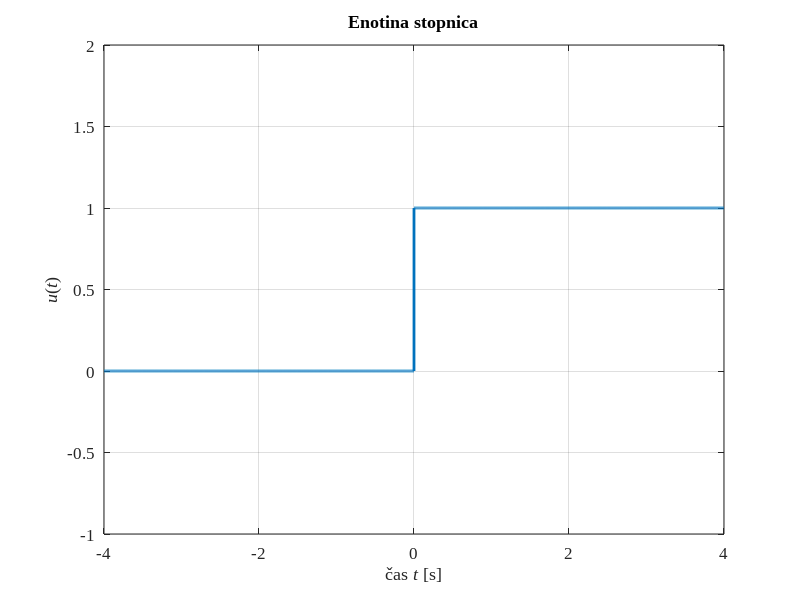

MATLAB code to generate this figure:
%Generiranje enotine stopnice

clear all; close all;
tz = -4;            %začetek časovne skale
tk =  4;            %konec časone skale
dt = 0.001;         %časovni inkrementi
t = tz : dt : tk;   % časovni vektro = začetek : inkrement : konec
t01 = 0;
u = zeros(size(t));  %amtrika ničel u(t) = 0 za vse t
u((t01 - tz)/dt+1 : (tk - tz)/dt+1) = ones(size((t01 - tz)/dt+1 : (tk -tz)/dt+1));
%izris
plot(t, u, 'LineWidth', 2);
axis([-4 4 -1 2]); grid;
set(gca, 'FontName', 'Times New Roamn', 'FontSize', 12);
xlabel('čas {\itt} [s]'); ylabel('{\itu}({\itt})');
title('Enotina stopnica');

%Generiranje enotine stopnice 2 nacin
clear all; close all;
dt = 0.001; %časovni inkrement
%defeniranje časovnih območjiin vrednosti singlaov
t1 = -4 : dt : 0; u1 = zeros(size(t1));
t2 =  0 : dt : 4; u2 = ones(size(t2));

t = [t1 t2]; %časovni vektor
u = [u1 u2]; % signalni vektor
%risanje
plot(t, u, 'LineWidth', 2);
set(gca, 'FontName', 'Times NEw Roman', 'FontSize', 12);
axis([-4 4 -1 2]); grid;
xlabel('čas {\itt} [s]'); ylabel('{\itu}({\itt})');
title('Enotina stopnica');

%defeniranje časonvnih območji in vrednosti singnalov
%npr.: za potrebe Fourierove analize
t1 = -4 : dt : -dt; u1 = zeros(size(t1));
t2 = 0;             u2 = 0.5;
t3 = dt : dt : 4;   u3 = ones(size(t3));
t = [t1 t2 t3];   % časovni vektor
u = [u1 u2 u3];   % signalni vektor 
